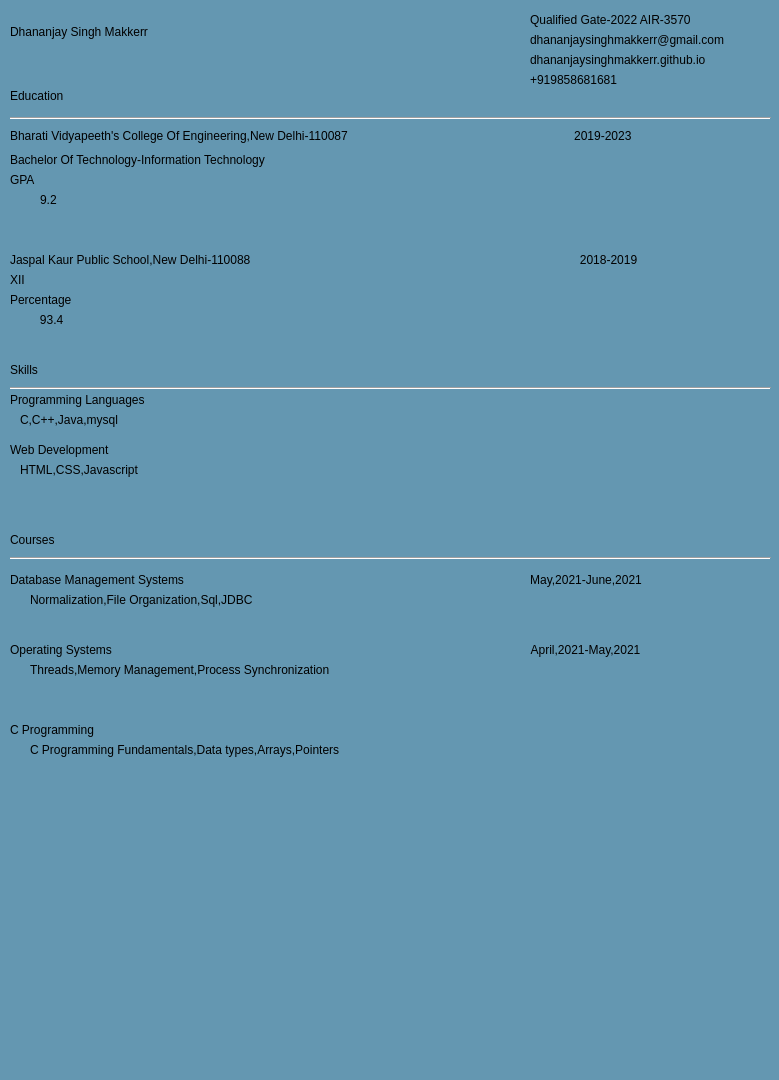
<?xml version="1.0" encoding="UTF-8"?>
<ui version="4.0">
 <class>Dialog</class>
 <widget class="QDialog" name="Dialog">
  <property name="geometry">
   <rect>
    <x>0</x>
    <y>0</y>
    <width>779</width>
    <height>1080</height>
   </rect>
  </property>
  <property name="maximumSize">
   <size>
    <width>1920</width>
    <height>16777215</height>
   </size>
  </property>
  <property name="windowTitle">
   <string>Dialog</string>
  </property>
  <property name="styleSheet">
   <string notr="true">QDialog
{
  background:#6497b1 ;
}
QLabel#label
{
	font: 900 18pt &quot;Arial Black&quot;;
}
QLabel#label_2
{
	font: 900 14pt &quot;Arial Black&quot;;
}
QLabel#label_11
{
	font: 900 14pt &quot;Arial Black&quot;;
}
QLabel#label_3
{
	font: 900  9pt &quot;Arial Black&quot;;
}
QLabel#label_7
{
	font: 900  9pt &quot;Arial Black&quot;;
}
QLabel#label_12
{
	font: 900  9pt &quot;Arial Black&quot;;
}
QLabel#label_14
{
	font: 900  9pt &quot;Arial Black&quot;;
}
QLabel#label_16
{
	font: 9pt &quot;Bauhaus 93&quot;;
}
QLabel#label_17
{
	font: 9pt &quot;Bauhaus 93&quot;;
}
QLabel#label_18
{
	font: 9pt &quot;Bauhaus 93&quot;;
}
QLabel#label_26
{
	font: 9pt &quot;Bauhaus 93&quot;;
}
 QLabel#label_19
{
	font: 900 14pt &quot;Arial Black&quot;;
}
QLabel#label_20
{
	font: 900  9pt &quot;Arial Black&quot;;
}
QLabel#label_22
{
	font: 900  9pt &quot;Arial Black&quot;;
}
QLabel#label_24
{
	font: 900  9pt &quot;Arial Black&quot;;
}
  </string>
  </property>
  <widget class="QLabel" name="label">
   <property name="geometry">
    <rect>
     <x>10</x>
     <y>10</y>
     <width>421</width>
     <height>44</height>
    </rect>
   </property>
   <property name="text">
    <string>Dhananjay Singh Makkerr</string>
   </property>
  </widget>
  <widget class="QLabel" name="label_4">
   <property name="geometry">
    <rect>
     <x>10</x>
     <y>150</y>
     <width>331</width>
     <height>20</height>
    </rect>
   </property>
   <property name="text">
    <string>Bachelor Of Technology-Information Technology</string>
   </property>
  </widget>
  <widget class="QLabel" name="label_5">
   <property name="geometry">
    <rect>
     <x>10</x>
     <y>170</y>
     <width>63</width>
     <height>20</height>
    </rect>
   </property>
   <property name="text">
    <string>GPA</string>
   </property>
  </widget>
  <widget class="QLabel" name="label_6">
   <property name="geometry">
    <rect>
     <x>40</x>
     <y>190</y>
     <width>63</width>
     <height>20</height>
    </rect>
   </property>
   <property name="text">
    <string>9.2</string>
   </property>
  </widget>
  <widget class="Line" name="line">
   <property name="geometry">
    <rect>
     <x>10</x>
     <y>110</y>
     <width>761</width>
     <height>16</height>
    </rect>
   </property>
   <property name="orientation">
    <enum>Qt::Horizontal</enum>
   </property>
  </widget>
  <widget class="QLabel" name="label_7">
   <property name="geometry">
    <rect>
     <x>10</x>
     <y>250</y>
     <width>761</width>
     <height>20</height>
    </rect>
   </property>
   <property name="text">
    <string>Jaspal Kaur Public School,New Delhi-110088                                                                                                   2018-2019</string>
   </property>
  </widget>
  <widget class="QLabel" name="label_8">
   <property name="geometry">
    <rect>
     <x>10</x>
     <y>270</y>
     <width>63</width>
     <height>20</height>
    </rect>
   </property>
   <property name="text">
    <string>XII</string>
   </property>
  </widget>
  <widget class="QLabel" name="label_9">
   <property name="geometry">
    <rect>
     <x>10</x>
     <y>290</y>
     <width>81</width>
     <height>20</height>
    </rect>
   </property>
   <property name="text">
    <string>Percentage</string>
   </property>
  </widget>
  <widget class="QLabel" name="label_10">
   <property name="geometry">
    <rect>
     <x>10</x>
     <y>310</y>
     <width>71</width>
     <height>20</height>
    </rect>
   </property>
   <property name="text">
    <string>         93.4</string>
   </property>
  </widget>
  <widget class="Line" name="line_2">
   <property name="geometry">
    <rect>
     <x>10</x>
     <y>380</y>
     <width>761</width>
     <height>16</height>
    </rect>
   </property>
   <property name="orientation">
    <enum>Qt::Horizontal</enum>
   </property>
  </widget>
  <widget class="QLabel" name="label_11">
   <property name="geometry">
    <rect>
     <x>10</x>
     <y>360</y>
     <width>81</width>
     <height>20</height>
    </rect>
   </property>
   <property name="text">
    <string>Skills</string>
   </property>
  </widget>
  <widget class="QLabel" name="label_12">
   <property name="geometry">
    <rect>
     <x>10</x>
     <y>390</y>
     <width>211</width>
     <height>20</height>
    </rect>
   </property>
   <property name="text">
    <string>Programming Languages</string>
   </property>
  </widget>
  <widget class="QLabel" name="label_13">
   <property name="geometry">
    <rect>
     <x>20</x>
     <y>410</y>
     <width>161</width>
     <height>20</height>
    </rect>
   </property>
   <property name="text">
    <string>C,C++,Java,mysql</string>
   </property>
  </widget>
  <widget class="QLabel" name="label_14">
   <property name="geometry">
    <rect>
     <x>10</x>
     <y>440</y>
     <width>151</width>
     <height>20</height>
    </rect>
   </property>
   <property name="text">
    <string>Web Development</string>
   </property>
  </widget>
  <widget class="QLabel" name="label_15">
   <property name="geometry">
    <rect>
     <x>20</x>
     <y>460</y>
     <width>141</width>
     <height>20</height>
    </rect>
   </property>
   <property name="text">
    <string>HTML,CSS,Javascript</string>
   </property>
  </widget>
  <widget class="QLabel" name="label_16">
   <property name="geometry">
    <rect>
     <x>530</x>
     <y>30</y>
     <width>241</width>
     <height>20</height>
    </rect>
   </property>
   <property name="text">
    <string>dhananjaysinghmakkerr@gmail.com</string>
   </property>
  </widget>
  <widget class="QLabel" name="label_17">
   <property name="geometry">
    <rect>
     <x>530</x>
     <y>70</y>
     <width>141</width>
     <height>20</height>
    </rect>
   </property>
   <property name="text">
    <string>+919858681681</string>
   </property>
  </widget>
  <widget class="QLabel" name="label_18">
   <property name="geometry">
    <rect>
     <x>530</x>
     <y>50</y>
     <width>231</width>
     <height>20</height>
    </rect>
   </property>
   <property name="text">
    <string>dhananjaysinghmakkerr.github.io</string>
   </property>
  </widget>
  <widget class="QLabel" name="label_19">
   <property name="geometry">
    <rect>
     <x>10</x>
     <y>530</y>
     <width>191</width>
     <height>20</height>
    </rect>
   </property>
   <property name="text">
    <string>Courses</string>
   </property>
  </widget>
  <widget class="Line" name="line_3">
   <property name="geometry">
    <rect>
     <x>10</x>
     <y>550</y>
     <width>761</width>
     <height>16</height>
    </rect>
   </property>
   <property name="orientation">
    <enum>Qt::Horizontal</enum>
   </property>
  </widget>
  <widget class="QLabel" name="label_20">
   <property name="geometry">
    <rect>
     <x>10</x>
     <y>570</y>
     <width>761</width>
     <height>20</height>
    </rect>
   </property>
   <property name="text">
    <string>Database Management Systems                                                                                                        May,2021-June,2021     </string>
   </property>
  </widget>
  <widget class="QLabel" name="label_21">
   <property name="geometry">
    <rect>
     <x>30</x>
     <y>590</y>
     <width>281</width>
     <height>20</height>
    </rect>
   </property>
   <property name="text">
    <string>Normalization,File Organization,Sql,JDBC</string>
   </property>
  </widget>
  <widget class="QLabel" name="label_22">
   <property name="geometry">
    <rect>
     <x>10</x>
     <y>640</y>
     <width>761</width>
     <height>20</height>
    </rect>
   </property>
   <property name="text">
    <string>Operating Systems                                                                                                                              April,2021-May,2021</string>
   </property>
  </widget>
  <widget class="QLabel" name="label_23">
   <property name="geometry">
    <rect>
     <x>30</x>
     <y>660</y>
     <width>401</width>
     <height>20</height>
    </rect>
   </property>
   <property name="text">
    <string>Threads,Memory Management,Process Synchronization</string>
   </property>
  </widget>
  <widget class="QLabel" name="label_24">
   <property name="geometry">
    <rect>
     <x>10</x>
     <y>720</y>
     <width>761</width>
     <height>20</height>
    </rect>
   </property>
   <property name="text">
    <string>C Programming</string>
   </property>
  </widget>
  <widget class="QLabel" name="label_25">
   <property name="geometry">
    <rect>
     <x>30</x>
     <y>740</y>
     <width>381</width>
     <height>20</height>
    </rect>
   </property>
   <property name="text">
    <string>C Programming Fundamentals,Data types,Arrays,Pointers</string>
   </property>
  </widget>
  <widget class="QLabel" name="label_26">
   <property name="geometry">
    <rect>
     <x>530</x>
     <y>10</y>
     <width>211</width>
     <height>20</height>
    </rect>
   </property>
   <property name="text">
    <string>Qualified Gate-2022 AIR-3570</string>
   </property>
  </widget>
  <widget class="QLabel" name="label_2">
   <property name="geometry">
    <rect>
     <x>10</x>
     <y>80</y>
     <width>141</width>
     <height>31</height>
    </rect>
   </property>
   <property name="text">
    <string>Education</string>
   </property>
  </widget>
  <widget class="QLabel" name="label_3">
   <property name="geometry">
    <rect>
     <x>10</x>
     <y>120</y>
     <width>781</width>
     <height>31</height>
    </rect>
   </property>
   <property name="text">
    <string>Bharati Vidyapeeth's College Of Engineering,New Delhi-110087                                                                    2019-2023</string>
   </property>
  </widget>
 </widget>
 <resources/>
 <connections/>
</ui>
